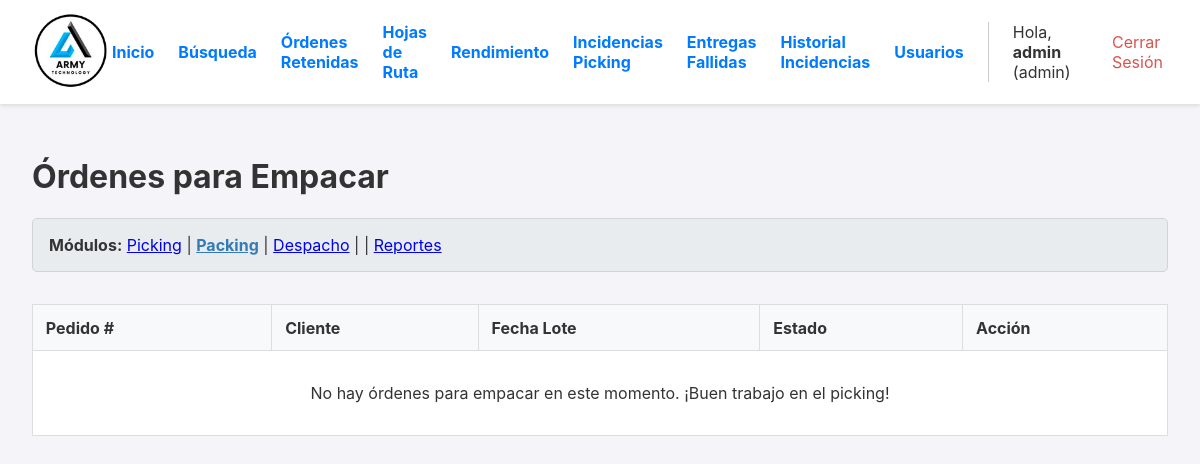
Before: /packing (signed in) with the older database file.
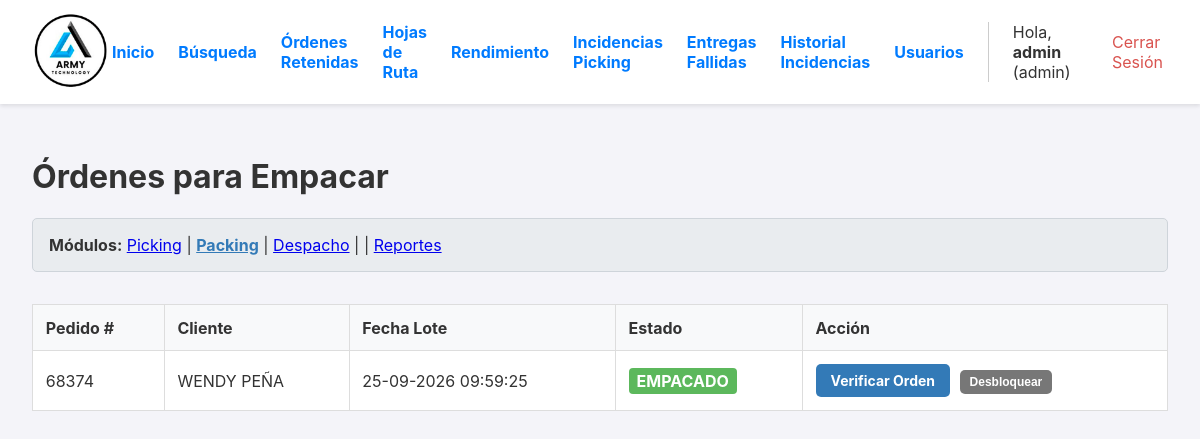
After: the same page with the newer database file.
### app.py (models this page shows, shortened)
class Orden(db.Model):
    id = db.Column(db.Integer, primary_key=True)
    numero_pedido = db.Column(db.String(50), unique=True, nullable=False)
    cliente_nombre = db.Column(db.String(200), nullable=False)
    cliente_direccion = db.Column(db.String(300), nullable=True)
    estado = db.Column(db.String(30), nullable=False, default='PENDIENTE')
    fecha_creacion = db.Column(db.DateTime, nullable=False, default=datetime.datetime.utcnow)
    lote_id = db.Column(db.Integer, db.ForeignKey('lote_picking.id'), nullable=True)
    items = db.relationship('ItemOrden', backref='orden', lazy=True, cascade="all, delete-orphan")
    fecha_inicio_picking = db.Column(db.DateTime, nullable=True)
    fecha_fin_picking = db.Column(db.DateTime, nullable=True)
    fecha_fin_packing = db.Column(db.DateTime, nullable=True)
    fecha_despacho = db.Column(db.DateTime, nullable=True)
    packer_id = db.Column(db.Integer, db.ForeignKey('user.id', ondelete='SET NULL'), nullable=True)
    packer = db.relationship('User', foreign_keys=[packer_id])
    devolucion_confirmada = db.Column(db.Boolean, default=False, nullable=False)
    bultos = db.relationship('Bulto', backref='orden', cascade="all, delete-orphan")
    hoja_de_ruta_id = db.Column(db.Integer, db.ForeignKey('hoja_de_ruta.id'), nullable=True)
    destino_id = db.Column(db.Integer, db.ForeignKey('destino.id'), nullable=True)
    destino = db.relationship('Destino', backref='ordenes')
    guia_encomienda = db.Column(db.String(100), nullable=True)
    nota_entrega = db.Column(db.Text, nullable=True)
    fecha_entrega_final = db.Column(db.DateTime, nullable=True)
    nota_bodega = db.Column(db.Text, nullable=True)

class LotePicking(db.Model):
    id = db.Column(db.Integer, primary_key=True)
    fecha_creacion = db.Column(db.DateTime, nullable=False, default=datetime.datetime.utcnow)
    estado = db.Column(db.String(20), nullable=False, default='ACTIVO')
    ordenes = db.relationship('Orden', backref='lote', lazy=True)
    operario_id = db.Column(db.Integer, db.ForeignKey('user.id', ondelete='SET NULL'), nullable=True)
    operario = db.relationship('User', backref='lotes_asignados')

### app.py (the view)
@app.route('/packing')
@login_required
def dashboard_packing():
    ordenes_para_packing = Orden.query.filter_by(estado='EMPACADO').order_by(Orden.fecha_creacion.asc()).all()
    return render_template('dashboard_packing.html', ordenes=ordenes_para_packing)

### app.py (called while the page is built)
@login_manager.user_loader
def load_user(user_id):
    return db.session.get(User, int(user_id))

@app.template_filter('localtime')
def to_localtime_filter(utc_datetime):
    if not utc_datetime: return ""
    local_tz = pytz.timezone('America/Costa_Rica')
    local_dt = utc_datetime.replace(tzinfo=pytz.utc).astimezone(local_tz)
    return local_dt.strftime('%d-%m-%Y %H:%M:%S')

### templates/dashboard_packing.html (shortened to what this page needs)
{% extends "layout.html" %}
{% block content %}
    <h1>Órdenes para Empacar</h1>
    <div class="navegacion-modulos" style="margin-bottom: 2rem;">
        <strong>Módulos:</strong>
        <a href="{{ url_for('dashboard') }}">Picking</a> |
        <a href="{{ url_for('dashboard_packing') }}" style="font-weight: bold; color: #337ab7;">Packing</a> |
        <a href="{{ url_for('dashboard_despacho') }}">Despacho</a> |
        {% if current_user.role == 'admin' %}
        | <a href="{{ url_for('reportes_y_busqueda') }}">Reportes</a>
        {% endif %}
    </div>
    <table>
        <thead>
            <tr>
                <th>Pedido #</th>
                <th>Cliente</th>
                <th>Fecha Lote</th>
                <th>Estado</th>
                <th>Acción</th>
            </tr>
        </thead>
        <tbody>
            {% for orden in ordenes %}
            <tr>
                <td>{{ orden.numero_pedido }}</td>
                <td>{{ orden.cliente_nombre }}</td>
                <td>{{ orden.lote.fecha_creacion | localtime if orden.lote else 'N/A' }}</td>
                <td>
                    <span class="estado estado-{{ orden.estado }}">{{ orden.estado.replace('_', ' ') }}</span>
                </td>
                <td>
                    <a href="{{ url_for('detalle_packing', orden_id=orden.id) }}" class="action-link">Verificar Orden</a>
                    {% if current_user.role == 'admin' %}
                        <form action="{{ url_for('desbloquear_orden_packing', orden_id=orden.id) }}" method="POST" style="display: inline;"
                              onsubmit="return confirm('¿Está seguro de que desea forzar el avance de esta orden a Despacho? Úselo solo para órdenes atascadas.');">
                            <button type="submit" class="action-link unlock-btn">Desbloquear</button>
                        </form>
                    {% endif %}
                </td>
            </tr>
            {% else %}
            <tr>
                <td colspan="5" style="text-align: center; padding: 2em;">No hay órdenes para empacar en este momento. ¡Buen trabajo en el picking!</td>
            </tr>
            {% endfor %}
        </tbody>
    </table>
{% endblock %}

Changed rows visible on the page:
now on this page (row edited): Orden: numero_pedido "68374", cliente_nombre "WENDY PEÑA", lote.fecha_creacion "25-09-2026 09:59:25", estado.replace "EMPACADO"
Other visible differences:
text no longer shown: "No hay órdenes para empacar en este momento. ¡Buen trabajo en el picking!"
